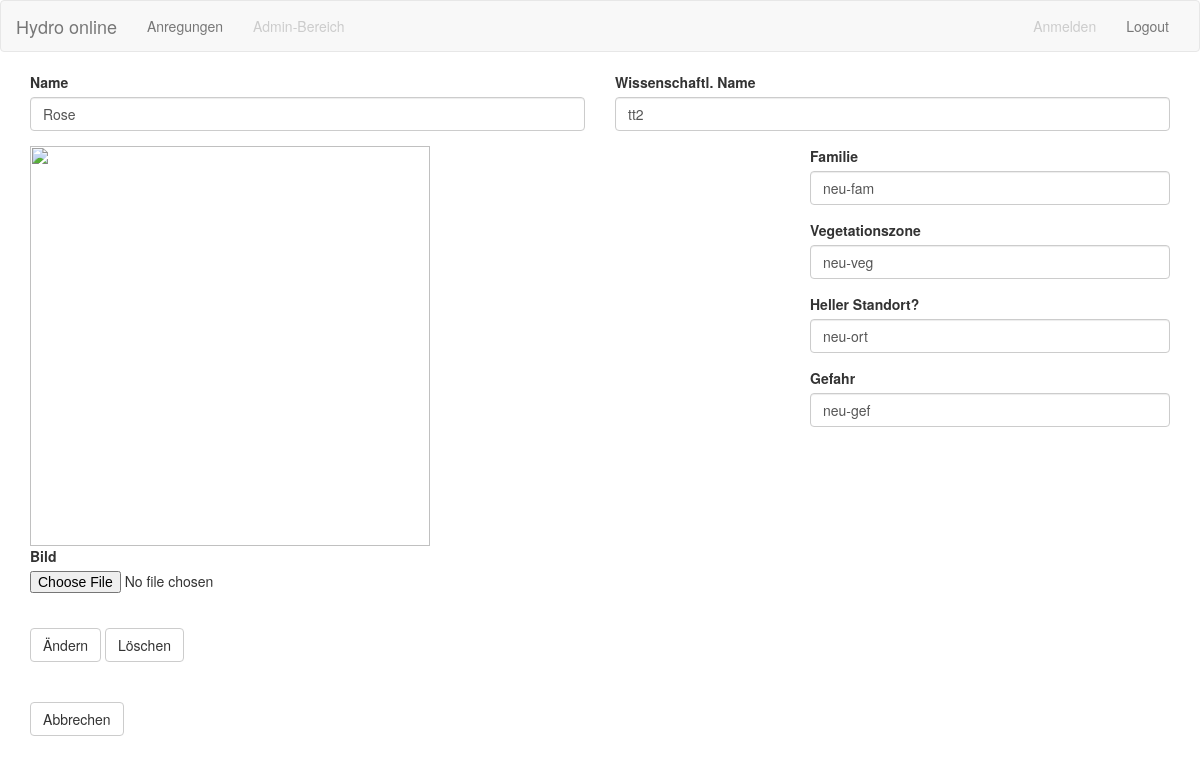
Page /pflanze/1 (signed in) on the committed database.
### backend/config.py (models this page shows)
class Pflanze(db.Model):
    id = db.Column(db.Integer, primary_key=True)
    name = db.Column(db.String(40), nullable=True)
    wissenschaft_name = db.Column(db.String(40), nullable=True)
    familie = db.Column(db.String(40), nullable=True)
    vegetationszone = db.Column(db.String(40), nullable=True)
    will_sonne = db.Column(db.String(40), nullable=True)
    gefahr = db.Column(db.String(40), nullable=True)
    created_at = db.Column(db.DateTime(), default=datetime.utcnow)
    created_by = db.Column(db.Integer, db.ForeignKey('user.id'))

### backend/index.py (the view, shortened to what this page needs)
@app.route("/pflanze/<id>", methods=['GET','POST'])
@login_required
def form_pflanze_details(id):
    pflanze_form = forms.PflanzeForm()
    pflanze = db.session.query(Pflanze).filter(Pflanze.id == id).first()
    pflanze_bild_datei = '/static/uploads/Pflanze_' + id + '.jpg'
    pflanze_form.name.data = pflanze.name
    pflanze_form.wissenschaft_name.data = pflanze.wissenschaft_name
    pflanze_form.familie.data = pflanze.familie
    pflanze_form.vegetationszone.data = pflanze.vegetationszone
    pflanze_form.will_sonne.data = pflanze.will_sonne
    pflanze_form.gefahr.data = pflanze.gefahr
    return render_template('pflanze.html',
                           pflanze_form = pflanze_form,
                           pflanze_bild_datei = pflanze_bild_datei)

### backend/config.py (called while the page is built)
@login.user_loader
def load_user(id):
    return User.query.get(int(id))

    @hybrid_property
    def is_admin(self):
        return self.has_role('admin')

    def has_role(self, role):
        return bool(
            Role.query
            .join(Role.users)
            .filter(User.id == self.id)
            .filter(Role.name == role)
            .count() == 1
        )

### templates/pflanze.html (shortened to what this page needs)
{% extends "base.html" %}
{% block my_content %}
  <div class="container">
      <form method="post" action="" novalidate enctype="multipart/form-data">
        <div class="row">
          <div class="col-md-6">
              {{ wtf.form_field(pflanze_form.name) }}
          </div>
          <div class="col-md-6">
            {{ wtf.form_field(pflanze_form.wissenschaft_name) }}
          </div>
        </div>
        <div class="row">
          <div class="col-md-8">
            <img src="{{pflanze_bild_datei}}" alt="" width="auto" height="500">
            {{ wtf.form_field(pflanze_form.bild) }}
          </div>
          <div class="col-md-4">
            {{ wtf.form_field(pflanze_form.familie) }}
            {{ wtf.form_field(pflanze_form.vegetationszone) }}
            {{ wtf.form_field(pflanze_form.will_sonne) }}
            {{ wtf.form_field(pflanze_form.gefahr) }}
          </div>
        </div>
        <br>
              {{ wtf.form_field(pflanze_form.aendern) }}
              {{ wtf.form_field(pflanze_form.loeschen) }}
              <br>
              <br>
              <br>
              {{ wtf.form_field(pflanze_form.abbrechen) }}
  </div>
  {% endblock %}

### static/css/styles.css (style rules this page uses)
img { height: 400px; width: 400px; object-fit: contain; }

### rows in the picture
Pflanze: name "Rose", wissenschaft_name "tt2", familie "neu-fam", vegetationszone "neu-veg", will_sonne "neu-ort", gefahr "neu-gef"
